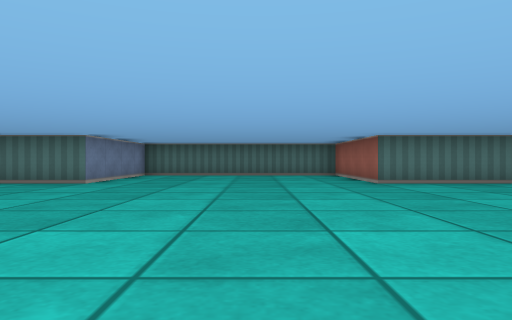
View 1 (above)

24 first-person views from a walk through a cub3D ray-caster map. The camera is about half as high as the walls, looks level and sees 70° across. The floor is counted in squares. Each view is taken from the middle of a square. On the plan, view 1 faces up. The plan holds only what a view shows up to about 9 squares ahead; the rest is blank.

View 2
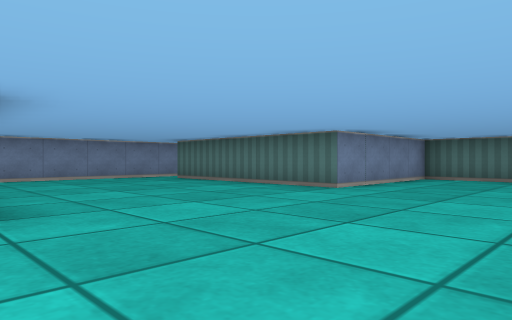

View 3
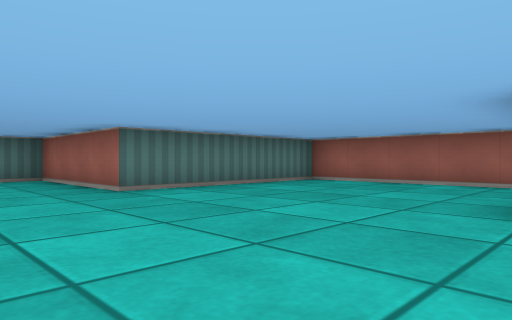

View 4
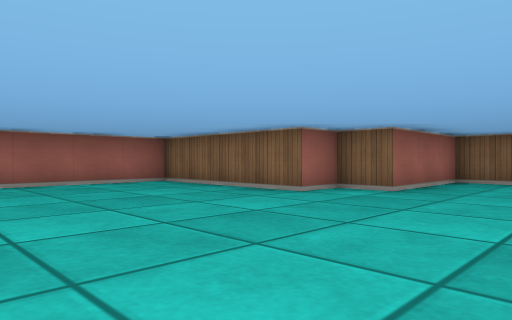

View 5
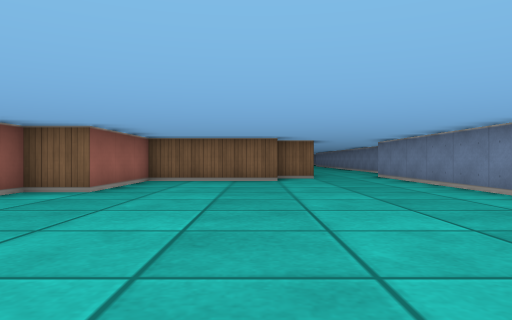

View 6
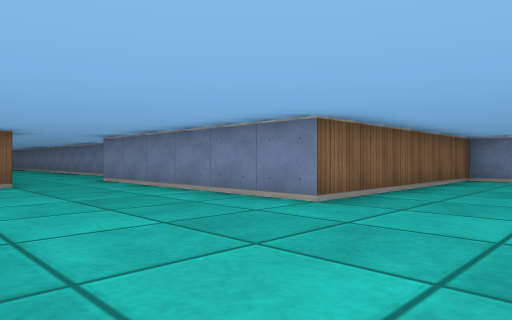

View 7
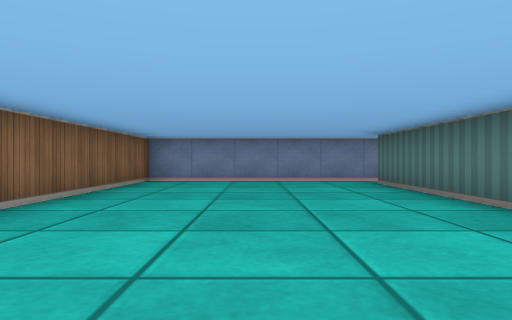

View 8
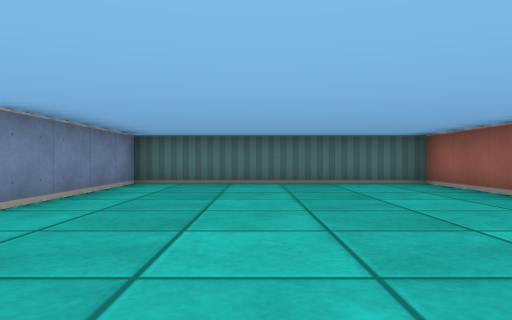

View 9
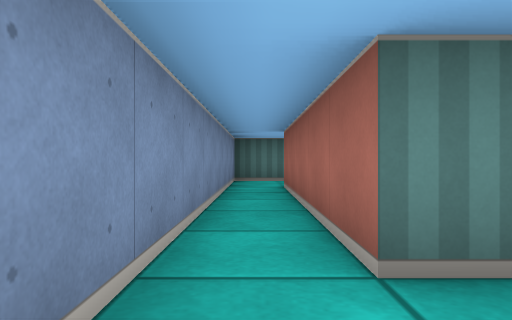

View 10
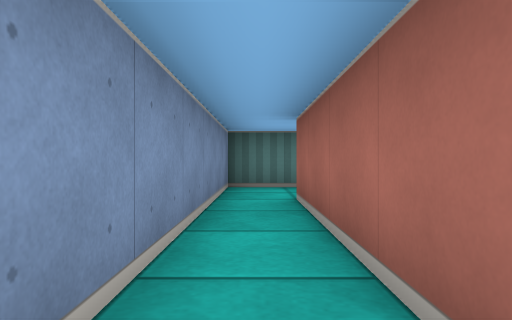

View 11
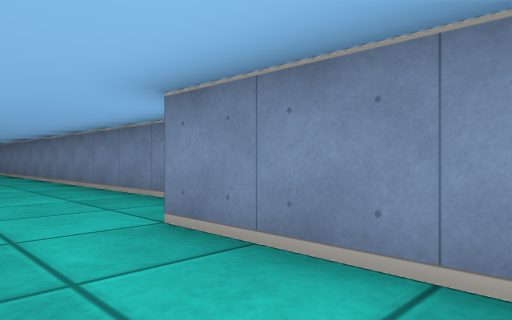

View 12
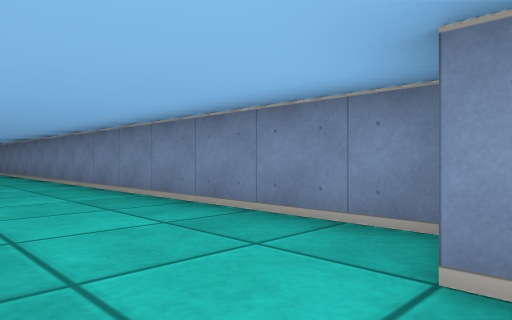

View 13
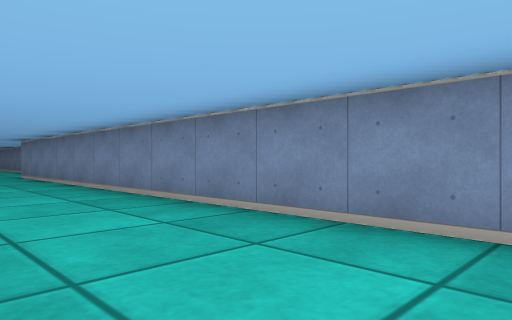

View 14
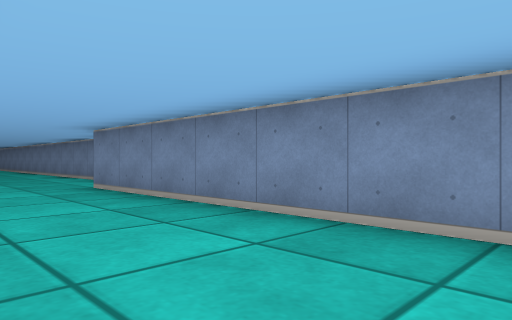

View 15
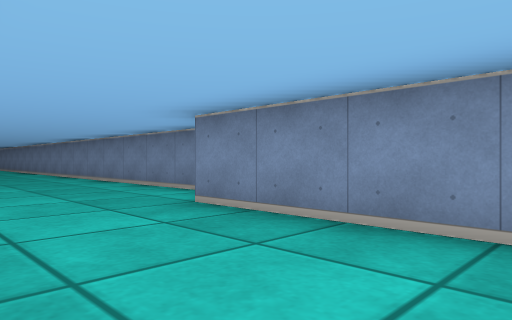

View 16
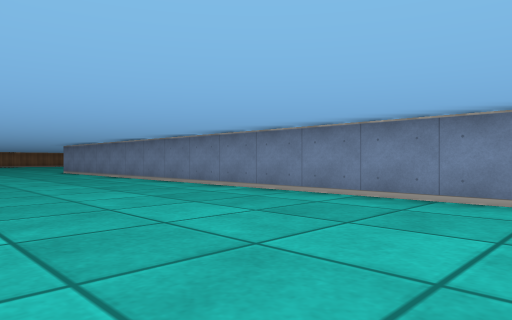

View 17
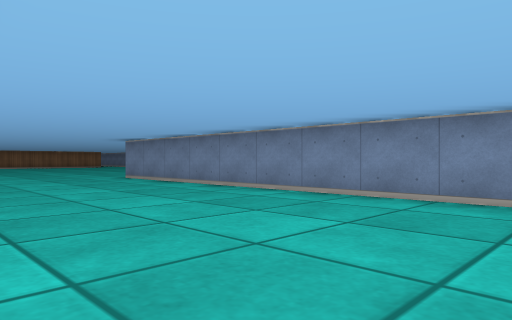

View 18
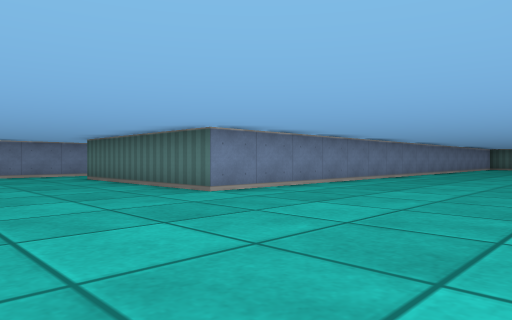

View 19
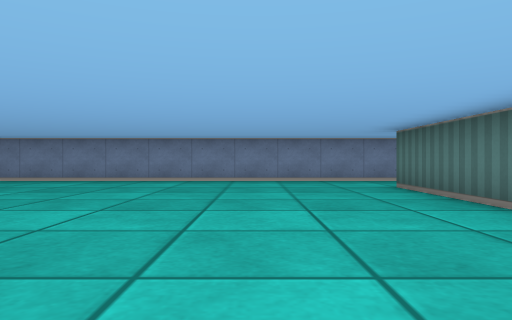

View 20
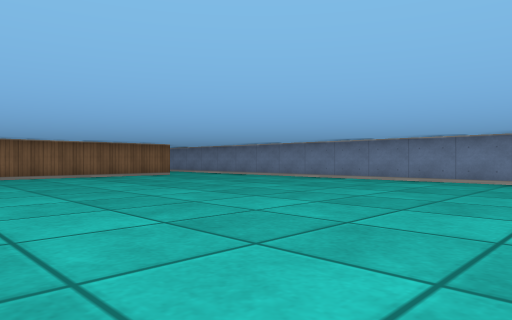

View 21
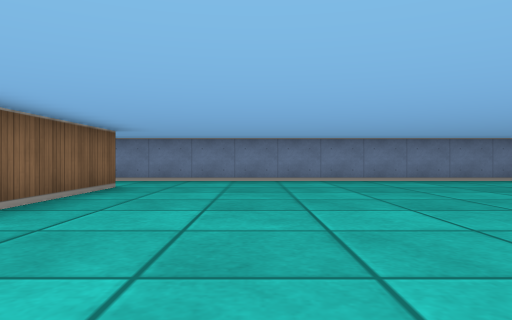

View 22
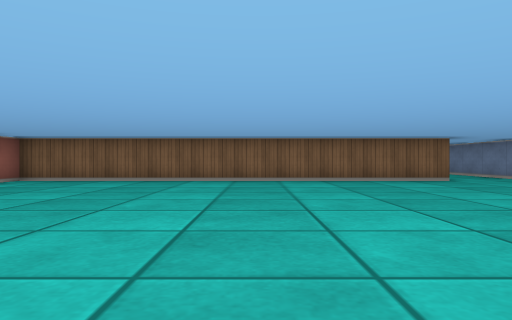

View 23
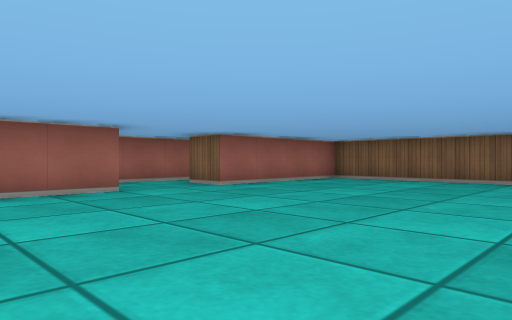

View 24
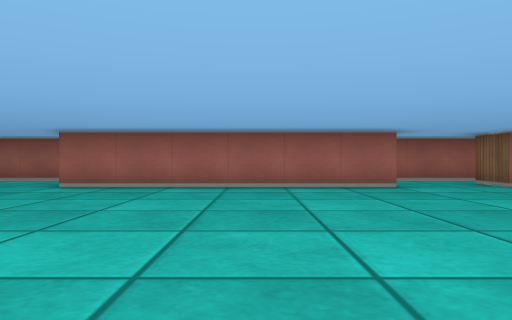

### Floor plan
Points are (right, up) in squares from view 1. A wall is a line through its corners. A room is listed if a view was taken in it or the views show most of it. See-through windows are left out.
Room 1 (views 1, 2, 3, 4, 5, 6, 7, 8, 9, 10, 11)
walls: (-0.5, -1.5) (2.5, -1.5) (2.5, 1.5) (3.5, 1.5) (3.5, 2.5) (7.5, 2.5) (7.5, 7.2); (7.2, 7.5) (2.5, 7.5) (2.5, 11.5) (-3.5, 11.5) (-3.5, 7.5) (-8.5, 7.5) (-8.5, 12.5); (-9.5, 12.5) (-9.5, 2.5) (-3.5, 2.5) (-3.5, -1.5)
ways out: opening at (-2.5, -2.5) to room 2; opening at (-9, 13)
Room 2 (views 12, 13, 14, 15, 16, 17, 18, 19, 20, 21, 22, 23, 24)
walls: (1.5, -38.5) (1.5, -37); (-12.5, -36.6) (-12.5, -52.2); (-0.5, -45.5) (-0.5, -39.5); (1.5, -48.2) (1.5, -46.2); (-5.5, -21.9) (-5.5, -37.5) (-10.5, -37.5); (-10.5, -51.5) (-0.5, -51.5) (-0.5, -47.5) (0.5, -47.5); (-4.5, -3.8) (-4.5, -20.5); (-3.5, -1.5) (-3.5, -3.5)
ways out: opening at (-2.5, -2.5) to room 1

Positions as (right, up) in squares from view 1, and headings:
1: (0, 0), facing up
2: (0, 2), facing up-left
3: (0, 2), facing up-right
4: (0, 7), facing down-right
5: (0, 7), facing down
6: (0, 5), facing down-left
7: (-1, 5), facing left
8: (-1, 4), facing up
9: (-9, 6), facing up
10: (-9, 8), facing up
11: (-2, -1), facing down-left
12: (-2, -3), facing down-left
13: (-2, -9), facing down-left
14: (-2, -14), facing down-left
15: (-2, -17), facing down-left
16: (-1, -23), facing down-left
17: (-1, -28), facing down-left
18: (-1, -41), facing up-left
19: (-4, -40), facing left
20: (-4, -41), facing down-left
21: (-4, -49), facing left
22: (-6, -43), facing down
23: (-6, -43), facing down-right
24: (-7, -43), facing right
